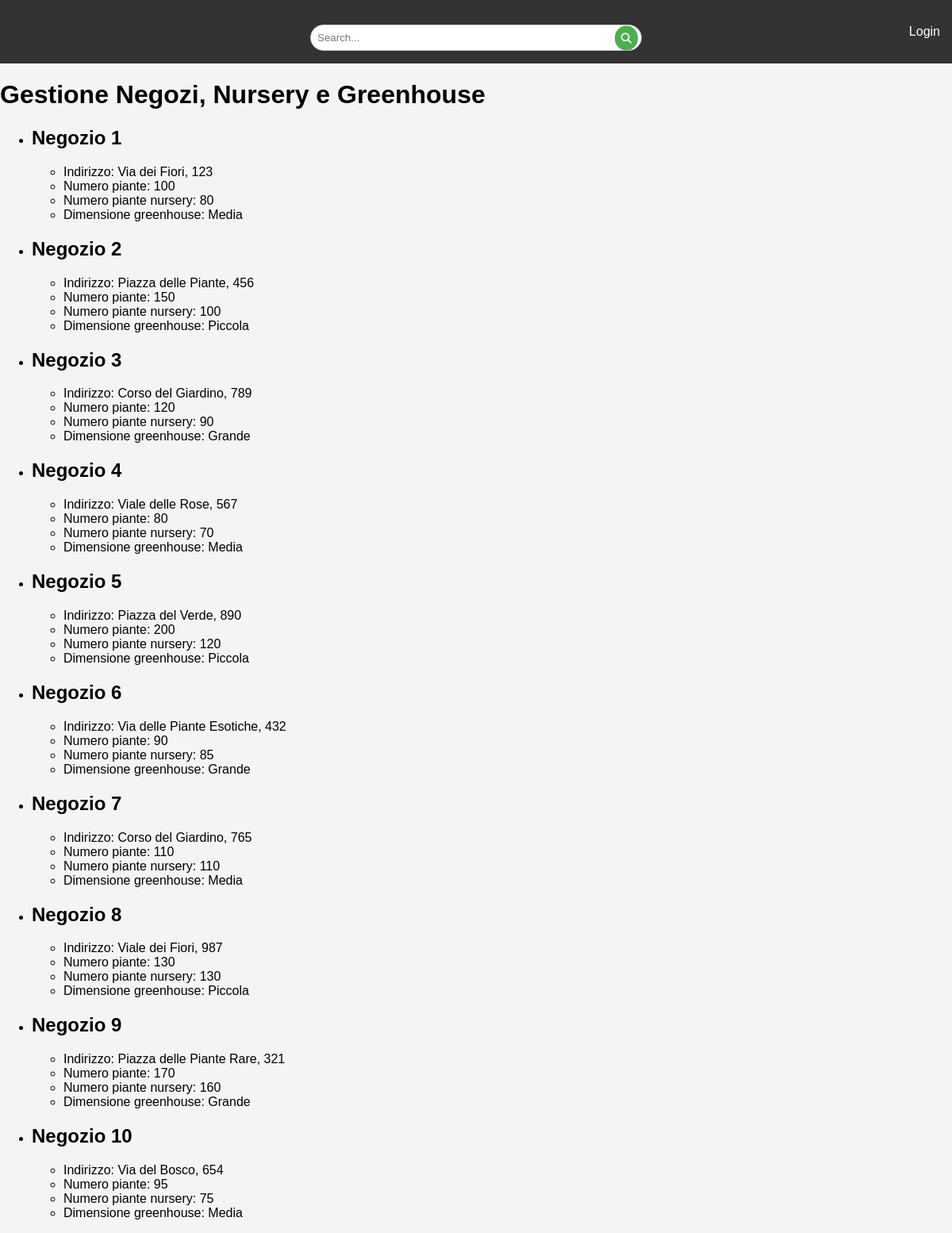
/frontend/shop/store_management.php, run on the app's committed database.
### tables this page shows
CREATE TABLE `shop` (
  `shop_id` int(11) NOT NULL,
  `address` varchar(255) DEFAULT NULL,
  `plant_count` int(11) DEFAULT NULL,
  `nursery` tinyint(1) DEFAULT NULL,
  `entrambi` tinyint(1) DEFAULT NULL
);

CREATE TABLE `nursery` (
  `nursery_id` int(11) NOT NULL,
  `plant_count` int(11) DEFAULT NULL,
  `plant_type` varchar(255) DEFAULT NULL,
  `nursery_size` varchar(255) DEFAULT NULL,
  `cultivation_type` varchar(255) DEFAULT NULL,
  `propagation_area` varchar(255) DEFAULT NULL,
  `shop_id` int(11) DEFAULT NULL
);

CREATE TABLE `greenhouse` (
  `greenhouse_id` int(11) NOT NULL,
  `greenhouse_size` varchar(255) DEFAULT NULL,
  `plant` varchar(255) DEFAULT NULL,
  `plant_type` varchar(255) DEFAULT NULL,
  `greenhouse_temperature` int(11) DEFAULT NULL,
  `lighting_type` varchar(255) DEFAULT NULL,
  `humidity` varchar(255) DEFAULT NULL,
  `irrigation_system` varchar(255) DEFAULT NULL,
  `shop_id` int(11) DEFAULT NULL
);

### frontend/shop/store_management.php (the view, shortened to what this page needs)
<?php
include('../../backend/config/db.php');
$query = "
    SELECT
        s.shop_id,
        s.address,
        s.plant_count,
        n.plant_count AS nursery_plant_count,
        g.greenhouse_size
    FROM shop s
    LEFT JOIN nursery n ON s.shop_id = n.shop_id
    LEFT JOIN greenhouse g ON n.shop_id = g.shop_id
    ORDER BY s.shop_id;
";
$result = $conn->query($query);
$shops = $result->fetchAll(PDO::FETCH_ASSOC);
?>
<!DOCTYPE html>
<html lang="en">
<head>
        <link rel="stylesheet" href="../../frontend/assets/css/style.css">
        <link rel="stylesheet" href="../../frontend/assets/css/shop_style.css">
</head>
<body class="fadeIn">
<nav class="navbar">
        <ul class="nav-list">
        <div class="search-container">
            <form method="GET" action="/frontend/search/search.php">
                    <label>
                            <input type="text" placeholder="Search..." name="query">
                    </label>
                    <button type="submit"><i class="fas fa-search"></i></button>
            </form>
        </div>
            <?php
                $loggedIn = isset($_SESSION['userId']);
                if ($loggedIn){
                    echo '<li><a href="../../frontend/index.php">HOME</a></li>';
                    echo '<li><a href="../../frontend/dashboard/dashboard.php">DASHBOARD</a></li>';
                    echo '<li class="dropdown">';
                    echo '<div class="div-dropdown">';
                    echo '<select onchange="location = this.value;">' ;
                    echo '<option selected disabled>User</option>';
                    echo '<option value="./dashboard/dashboard.php">Dashboard</option>';
                    echo '<option value="../../frontend/shop/store_management.php">Gestione Negozi</option>';
                    echo '<option value=".\login\logout.php">Logout</option>';
                    echo '</select>';
                    echo '</div>';
                    echo '</li>';
                } else {
                    echo '<div class="login-pre-login"';
                    echo '<li><a href="/frontend/login/login_form.php">Login</a></li>';
                    echo '</div>';
                }
            ?>
        </ul>
    </nav>
    <h1>Gestione Negozi, Nursery e Greenhouse</h1>
    <ul>
        <?php
        foreach ($shops as $shop) {
            echo '<div class="">';
            echo '<li>';
            echo '<h2>Negozio ' . $shop['shop_id'] . '</h2>';
            echo '<ul>';
            echo '<li>Indirizzo: ' . $shop['address'] . '</li>';
            echo '<li>Numero piante: ' . $shop['plant_count'] . '</li>';
            echo '<li>Numero piante nursery: ' . $shop['nursery_plant_count'] . '</li>';
            echo '<li>Dimensione greenhouse: ' . $shop['greenhouse_size'] . '</li>';
            echo '</ul>';
            echo '</li>';
            echo '</div>';
        }
        ?>
    </ul>
</body>
</html>

### frontend/assets/css/style.css (style rules this page uses)
body { font-family: Arial, sans-serif; margin: 0; padding: 0; background-color: #f4f4f4; }
.navbar { background-color: #333; color: #fff; margin-top: auto; padding: 15px; }
.nav-list { list-style: none; display: flex; justify-content: space-between; }
.nav-list a { color: #fff; text-decoration: none; }
.dropdown, .div-dropdown, .login-pre-login { margin-left: auto; }
.login-pre-login a { color: #fff; text-decoration: none; }
.search-container { position: absolute; left: 50%; transform: translateX(-50%); text-align: center; }
.search-container form { display: flex; align-items: center; }
.search-container input { padding: 8px; width: 400px; border: 1px solid #ccc; border-radius: 20px; }
.search-container button { position: absolute; right: 5px; top: 50%; transform: translateY(-50%); padding: 8px; background-color: #4CAF50; color: white; border: none; cursor: pointer; border-radius: 20px; }

### frontend/assets/css/shop_style.css (style rules this page uses)
body { font-family: Arial, sans-serif; margin: 0; padding: 0; background-color: #f4f4f4; }

### data on the page
shop: shop_id "1", address "Via dei Fiori, 123", plant_count "100", nursery.plant_count "80", greenhouse.greenhouse_size "Media"
shop: shop_id "2", address "Piazza delle Piante, 456", plant_count "150", nursery.plant_count "100", greenhouse.greenhouse_size "Piccola"
shop: shop_id "3", address "Corso del Giardino, 789", plant_count "120", nursery.plant_count "90", greenhouse.greenhouse_size "Grande"
shop: shop_id "4", address "Viale delle Rose, 567", plant_count "80", nursery.plant_count "70", greenhouse.greenhouse_size "Media"
shop: shop_id "5", address "Piazza del Verde, 890", plant_count "200", nursery.plant_count "120", greenhouse.greenhouse_size "Piccola"
shop: shop_id "6", address "Via delle Piante Esotiche, 432", plant_count "90", nursery.plant_count "85", greenhouse.greenhouse_size "Grande"
shop: shop_id "7", address "Corso del Giardino, 765", plant_count "110", nursery.plant_count "110", greenhouse.greenhouse_size "Media"
shop: shop_id "8", address "Viale dei Fiori, 987", plant_count "130", nursery.plant_count "130", greenhouse.greenhouse_size "Piccola"
shop: shop_id "9", address "Piazza delle Piante Rare, 321", plant_count "170", nursery.plant_count "160", greenhouse.greenhouse_size "Grande"
shop: shop_id "10", address "Via del Bosco, 654", plant_count "95", nursery.plant_count "75", greenhouse.greenhouse_size "Media"
